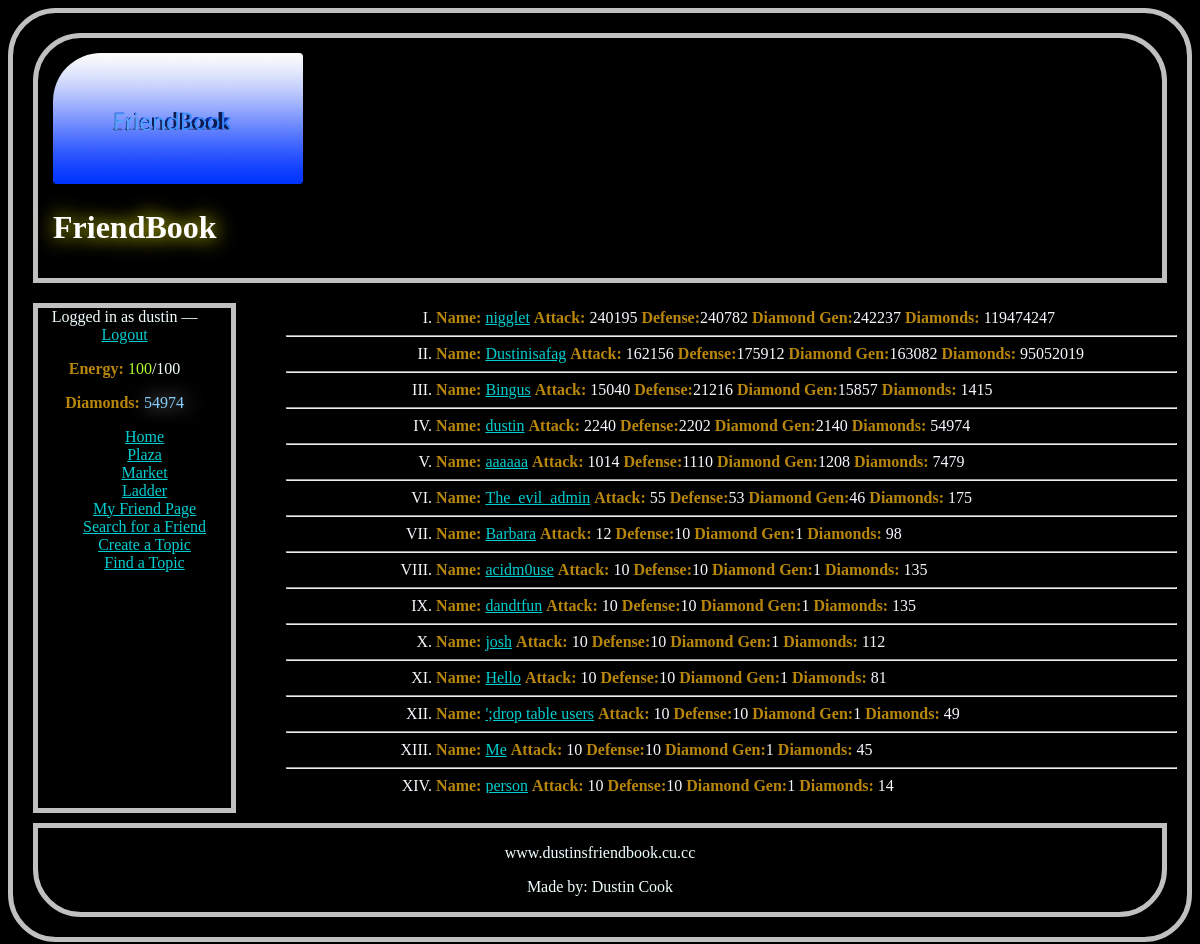
Screenshot of /ladder (signed in) with the database file from the repository.
### friend/models.py (models this page shows)
class Friend(models.Model):
    user = models.OneToOneField(User, null=True, blank=True, on_delete=models.CASCADE)
    show_info = models.BooleanField(default=False)
    level = models.IntegerField()
    diamonds = models.IntegerField() # game currency
    energy = models.PositiveIntegerField()
    attack = models.IntegerField()
    defense = models.IntegerField()
    diamond_gen = models.IntegerField(default=1)
    profile_image = models.ImageField(null=True, blank=True)
    def __str__(self):
        return self.user.username

### friend/views.py (the view)
# urls.py: re_path(r'ladder$', friend.views.ladder, name='ladder'),
@login_required
def ladder(request):
    friends = Friend.objects.order_by('attack', 'defense', 'diamond_gen', 'diamonds')
    friends = friends.reverse()
    context = {
        'friends': friends
        }
    return render(request, 'ladder.html', context)

### friend/templates/ladder.html
{% extends 'base.html' %}
{% block content %}
    <ol>
        {% for friend in friends %}
        <li class="ladder_list"><strong>Name: </strong><a href="{% url 'friend_page' friend_id=friend.id %}">{{ friend }}</a>
            <strong>Attack: </strong>{{ friend.attack }}
            <strong>Defense:</strong>{{ friend.defense }}
            <strong>Diamond Gen:</strong>{{ friend.diamond_gen }}
            <strong>Diamonds: </strong>{{ friend.diamonds }}</li>
        <hr />
        {% endfor %}
    </ol>
{% endblock %}

### friend/templates/base.html (shortened to what this page needs)
<!DOCTYPE html>
{% load static %}
<html>
	<head>
        <link rel="stylesheet" href="{% static 'friend/main.css' %}" />
	</head>
	<body>
        <header>
            <img id="logo-image" src="{% static 'friend/FriendBook.png' %}" width="250" /> <h1 class="glow">FriendBook</h1>
        </header>
        <nav>
            {% if user.is_authenticated %}
                Logged in as {{ user.username }} &mdash; <a href="{% url 'logout' %}?next=/">Logout</a> <br />
                <p id="energy_status"><strong>Energy: </strong><em id="energy_style">{{ user.friend.energy }}</em>/100</p>
                <p id="diamond_status"><strong>Diamonds: </strong><em id="diamond_style">{{ user.friend.diamonds }}</em></p>
            {% else %}
                Not logged in &mdash; <a href="{% url 'login' %}">Login</a>
            {% endif %}
            <ul class="no_dot">
                <li><a href="{% url 'index' %}">Home</a></li>
                <li><a href="{% url 'comment_page' %}">Plaza</a></li>
                <li><a href="{% url 'market' %}">Market</a></li>
                <li><a href="{% url 'ladder' %}">Ladder</a></li>
                <li><a href="{% url 'active_friend_page' %}">My Friend Page</a></li>
                <li><a href="{% url 'friend_search' %}">Search for a Friend</a></li>
                <li><a href="{% url 'add_topic' %}">Create a Topic</a></li>
                <li><a href="{% url 'topic_search' %}">Find a Topic</a></li>
            </ul>
        </nav>
        <div id="content">
            {% block content %}
            {% endblock %}
        </div>
        <footer>
            <p>www.dustinsfriendbook.cu.cc</p>
            <p>Made by: Dustin Cook</p>
        </footer>
	</body>
</html>

### static/friend/main.css (style rules this page uses)
body { background-color: black; color: azure; border: solid silver thick; border-radius: 3em; padding: 10px; }
nav { width: 15%; float: left; height: 500px; background-color: black; color: azure; border: solid silver thick; text-align: center; margin: 10px; padding-right: 20px; }
header { background-color: black; color: azure; border: solid silver thick; margin: 10px; padding: 10px; padding-top: 15px; padding-left: 15px; border-top-left-radius: 3em; border-top-right-radius: 3em; }
footer { clear: both; position: relative; z-index: 10; margin-top: -3em; background-color: black; color: azure; border: solid silver thick; border-radius: 3em; border-top-left-radius: 0; border-top-right-radius: 0; margin: 10px; text-align: center; }
a { color: darkturquoise; }
strong { color: darkgoldenrod; }
ul.no_dot { list-style-type: none; }
.glow { color: #FFFFFF; -webkit-stroke-width: 5.3px; -webkit-stroke-color: #FFFFFF; -webkit-fill-color: #FFFFFF; text-shadow: 1px 0px 20px yellow; -webkit-transition: width 0.3s; transition: width 0.3s; -moz-transition: width 0.3s; -o-transition: width 0.3s; }
.ladder_list { list-style-type: upper-roman; margin-left: 150px; }
#logo-image { border-top-left-radius: 3em; }
#content { background-color: black; color: ghostwhite; height: 500px; overflow: auto; }
#energy_style { color: greenyellow; font-style: normal; }
#diamond_style { font-style: normal; color: lightskyblue; webkit-stroke-width: 5.3px; text-shadow: 1px 0px 20px aliceblue; }

### rows the page displays
Friend: user.username "nigglet", attack "240195", defense "240782", diamond_gen "242237", diamonds "119474247"
Friend: user.username "Dustinisafag", attack "162156", defense "175912", diamond_gen "163082", diamonds "95052019"
Friend: user.username "Bingus", attack "15040", defense "21216", diamond_gen "15857", diamonds "1415"
Friend: user.username "dustin", attack "2240", defense "2202", diamond_gen "2140", diamonds "54974"
Friend: user.username "aaaaaa", attack "1014", defense "1110", diamond_gen "1208", diamonds "7479"
Friend: user.username "The_evil_admin", attack "55", defense "53", diamond_gen "46", diamonds "175"
Friend: user.username "Barbara", attack "12", defense "10", diamond_gen "1", diamonds "98"
Friend: user.username "acidm0use", attack "10", defense "10", diamond_gen "1", diamonds "135"
Friend: user.username "dandtfun", attack "10", defense "10", diamond_gen "1", diamonds "135"
Friend: user.username "josh", attack "10", defense "10", diamond_gen "1", diamonds "112"
Friend: user.username "Hello", attack "10", defense "10", diamond_gen "1", diamonds "81"
Friend: user.username "';drop table users", attack "10", defense "10", diamond_gen "1", diamonds "49"
Friend: user.username "Me", attack "10", defense "10", diamond_gen "1", diamonds "45"
Friend: user.username "person", attack "10", defense "10", diamond_gen "1", diamonds "14"

### other values shown
{{ user.username }} "dustin"
{{ user.friend.energy }} "100"
{{ user.friend.diamonds }} "54974"
